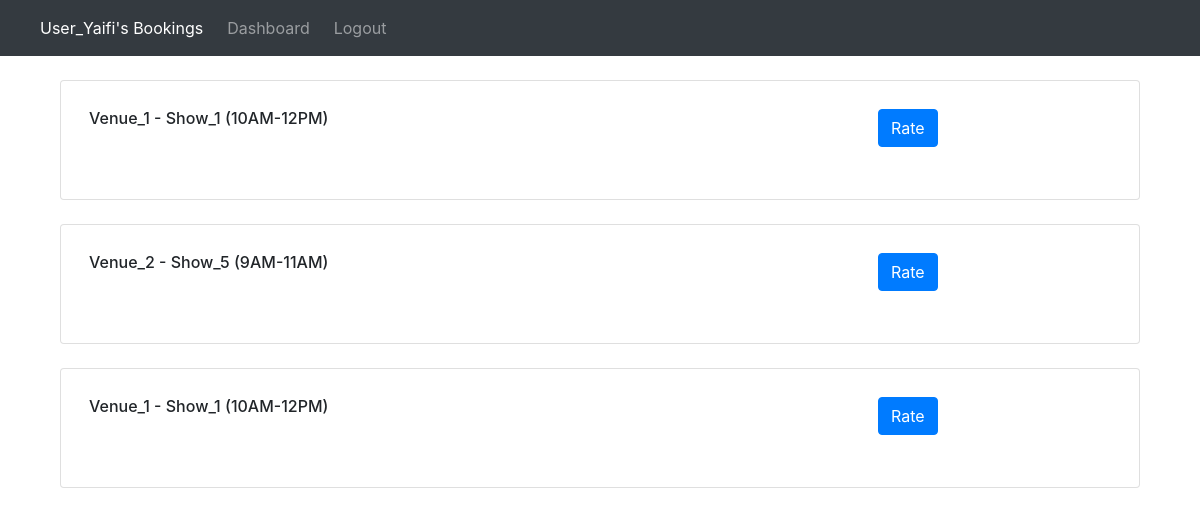
/user_bookings (signed in), run on the app's committed database.
### src/models.py (models this page shows)
class User(db.Model):
    id = db.Column('user_id', db.Integer, primary_key = True)
    username = db.Column(db.String(120), unique=True, nullable=False)
    password = db.Column(db.String(255), nullable=False)
    booking = db.relationship('Booking', backref='user')
    seats_booked = db.Column(db.Integer, nullable=False, default=0)

class Booking(db.Model):
    id = db.Column('booking_id', db.Integer, primary_key = True)
    show_id = db.Column(db.Integer,db.ForeignKey('show.show_id', ondelete='CASCADE'))
    user_id = db.Column(db.Integer,db.ForeignKey('user.user_id', ondelete='CASCADE'))
    seats_booked = db.Column(db.Integer, nullable=False)
    total_price = db.Column(db.Integer, nullable=False)

class Show(db.Model):
    id = db.Column('show_id', db.Integer, primary_key = True)
    show_name = db.Column(db.String(120), nullable=False)
    venue_id =  db.Column(db.Integer,db.ForeignKey('venue.venue_id', ondelete='CASCADE'))
    tags = db.Column(db.String(255), nullable=False)
    time = db.Column(db.String(255), nullable=False)
    rating = db.Column(db.Integer, nullable=False)
    price = db.Column(db.Integer, nullable=False)
    poster_path = db.Column(db.String(120), nullable=False)
    booking = db.relationship('Booking', backref='show')
    seats_booked = db.Column(db.Integer, nullable=False)

### src/views.py (the view)
@views.route('/user_bookings', methods=['GET', 'POST'])
def user_profile():
    if 'user_id' in session:
        user = User.query.get(session['user_id'])
        booking=Booking.query.filter_by(user_id=user.id).all()
        show=Show.query.all()
        venue=Venue.query.all()
        booked_shows = [booked_shows.show_id for booked_shows in booking]
        return render_template('user_booking.html', user=user, booking=booking, booked_shows=booked_shows, show=show, venue=venue)

### src/templates/user_booking.html (shortened to what this page needs)
{%extends "base.html"%}
{% block navbar %}
<nav class="navbar navbar-dark bg-dark justify-content-between">
  <ul class="navbar-nav mr-auto d-flex flex-row ">
    <li class="nav-item active ml-4">
      <a class="nav-link" href="/user_bookings">User_{{user.username}}'s Bookings
      </a>
    </li>
    <li class="nav-item ml-4">
      <a class="nav-link" href="/user_dashboard">Dashboard</a>
    </li>
    <li class="nav-item ml-4">
      <a class="nav-link" href="/user_logout">Logout</a>
    </li>
  </ul>
</nav>
{% endblock %}
{% block body %}
<br>
<div class="container">
    {%if booked_shows%}
          {% for booking in user.booking %}
            <div class="col-12">
              <div class="card p-2 shadow">
                    <div class="card-body">
                      <div class="row">
                      <div class="col-9"><h6>Venue_{{booking.show.venue_id}} -  Show_{{booking.show_id}} ({{booking.show.time}})</h6></div>
                      <div class="col-3"><a href="/show/{{booking.show.id}}/rate" class="btn btn-primary">Rate</a></div>
                      </div>
                    </div>
                  <br>
                </div>
              </div>
              <br>
          {% endfor %}
    {% else %}
        <p>No Booking found.</p>
    {% endif %}
</div>
{% endblock %}

### data on the page
User: username "Yaifi"
Booking: show.venue_id "1", show_id "1", show.time "10AM-12PM"
Booking: show.venue_id "2", show_id "5", show.time "9AM-11AM"
Booking: show.venue_id "1", show_id "1", show.time "10AM-12PM"
